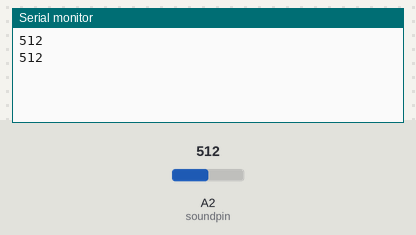
Bench run of a sketch on a simulated Arduino Uno, built with avr-gcc and run on an emulated ATmega328P. On the bench: the last lines printed to the serial monitor. Inputs (shaded band) come from the test bench; at power-on: A2 (soundpin) = 512.

Above: at 1.8 s.
1.9 s: A2 (soundpin) set to 52
At 2.8 s:
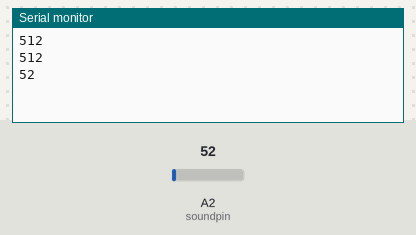
3.4 s: A2 (soundpin) set to 47
At 4.8 s:
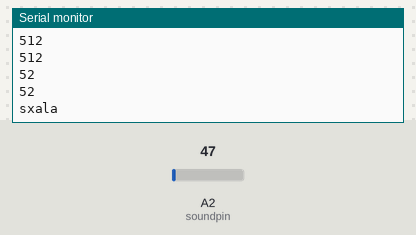

The sketch:

sketch_jul03a.ino
```cpp
const int soundpin=A2;
const int threshold=50;
void setup() {
Serial.begin(9600);

pinMode(soundpin,INPUT);
}
void loop() {
int soundsens=analogRead(soundpin);
if (soundsens>=threshold) {
 Serial.println(soundsens);
  delay(1000);
}

else{
 Serial.println("sxala");
 delay(1000);
}
}
```

Measured:
- the behaviour switches between 50 and 49 on A2 (soundpin) (found by bisection; images 1 and 2)
- after the input at 1.9 s, the serial monitor: prints a new line after 0.10 s (image 1)
- after the input at 3.4 s, the serial monitor: prints a new line after 0.60 s (image 2)
